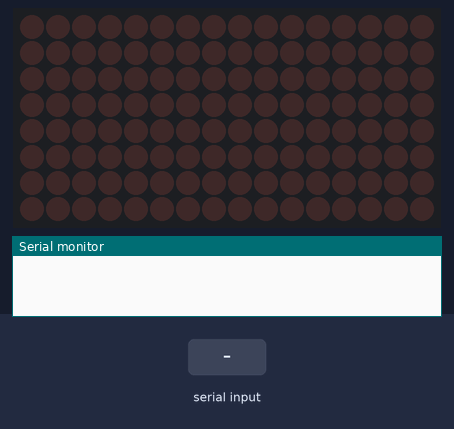
Bench run of a program on a simulated ATmega328P, built with avr-gcc and emulated at 16 MHz (the files do not name the chip). On the bench: 16×8 LED matrix, the last lines printed to the serial monitor. Wiring (inferred from the names in the program): 2 × MAX7219 LED driver (orientation assumed): data PB5; clock PB4; CS PB6. The inputs (shaded band) are chosen by the test bench.

Above: at 1.2 s.
1.3 s: "90,45\n" received over Serial
At 2.1 s:
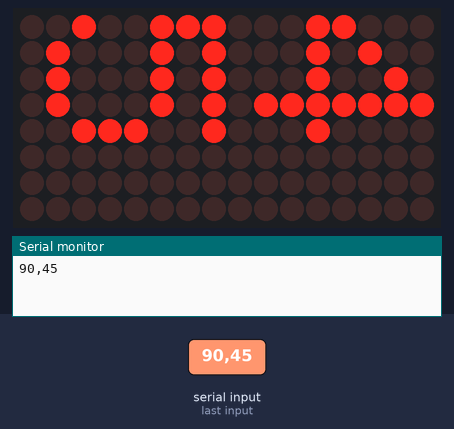
2.8 s: "30,150\n" received over Serial
At 3.3 s:
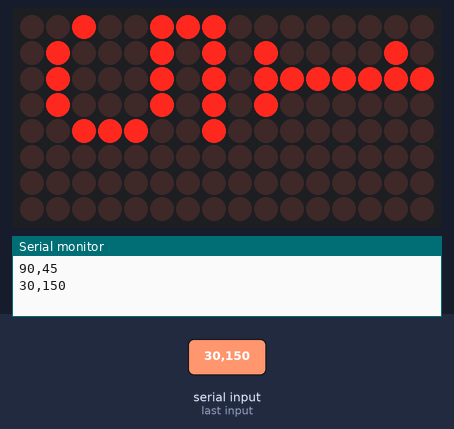
Timing chart, 0 to 5.8 s (numbered marks = the images above; inputs shaded):
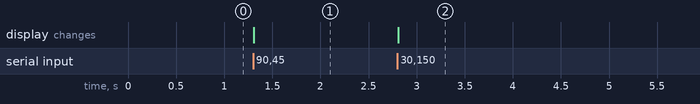

The program:

main.cpp
```cpp
#include <avr/io.h>
#include <util/delay.h>
#include <string.h>

#define F_CPU 16000000UL  // 16 MHz clock speed
#define BAUD 9600
#define MYUBRR F_CPU/16/BAUD-1
#define MAX_STR_LEN 80

// put function declarations here:

const int CLK = PB4; //Pin 10
const int DIN = PB5; //Pin 11
const int CS  = PB6; //Pin 12

// Character lookup table (example for 0-9 and A-Z)
const unsigned char charTable[36][8] = {
  {0x3E, 0x51, 0x49, 0x45, 0x3E, 0x00, 0x00, 0x00}, // 0
  {0x00, 0x42, 0x7F, 0x40, 0x00, 0x00, 0x00, 0x00}, // 1
  {0x62, 0x51, 0x49, 0x49, 0x46, 0x00, 0x00, 0x00}, // 2
  {0x22, 0x41, 0x49, 0x49, 0x36, 0x00, 0x00, 0x00}, // 3
  {0x18, 0x14, 0x12, 0x7F, 0x10, 0x00, 0x00, 0x00}, // 4
  {0x27, 0x45, 0x45, 0x45, 0x39, 0x00, 0x00, 0x00}, // 5
  {0x3C, 0x4A, 0x49, 0x49, 0x31, 0x00, 0x00, 0x00}, // 6
  {0x01, 0x71, 0x09, 0x05, 0x03, 0x00, 0x00, 0x00}, // 7
  {0x36, 0x49, 0x49, 0x49, 0x36, 0x00, 0x00, 0x00}, // 8
  {0x46, 0x49, 0x49, 0x29, 0x1E, 0x00, 0x00, 0x00}, // 9
  {0x7E, 0x09, 0x09, 0x09, 0x7E, 0x00, 0x00, 0x00}, // A
  {0x7F, 0x49, 0x49, 0x49, 0x36, 0x00, 0x00, 0x00}, // B
  {0x3E, 0x41, 0x41, 0x41, 0x22, 0x00, 0x00, 0x00}, // C
  {0x7F, 0x41, 0x41, 0x41, 0x3E, 0x00, 0x00, 0x00}, // D
  {0x7F, 0x49, 0x49, 0x49, 0x41, 0x00, 0x00, 0x00}, // E
  {0x7F, 0x09, 0x09, 0x09, 0x01, 0x00, 0x00, 0x00}, // F
  {0x3E, 0x41, 0x49, 0x49, 0x7A, 0x00, 0x00, 0x00}, // G
  {0x7F, 0x08, 0x08, 0x08, 0x7F, 0x00, 0x00, 0x00}, // H
  {0x00, 0x41, 0x7F, 0x41, 0x00, 0x00, 0x00, 0x00}, // I
  {0x20, 0x40, 0x41, 0x3F, 0x01, 0x00, 0x00, 0x00}, // J
  {0x7F, 0x08, 0x14, 0x22, 0x41, 0x00, 0x00, 0x00}, // K
  {0x7F, 0x40, 0x40, 0x40, 0x40, 0x00, 0x00, 0x00}, // L
  {0x7F, 0x02, 0x04, 0x02, 0x7F, 0x00, 0x00, 0x00}, // M
  {0x7F, 0x02, 0x04, 0x08, 0x7F, 0x00, 0x00, 0x00}, // N
  {0x3E, 0x41, 0x41, 0x41, 0x3E, 0x00, 0x00, 0x00}, // O
  {0x7F, 0x09, 0x09, 0x09, 0x06, 0x00, 0x00, 0x00}, // P
  {0x3E, 0x41, 0x51, 0x21, 0x5E, 0x00, 0x00, 0x00}, // Q
  {0x7F, 0x09, 0x19, 0x29, 0x46, 0x00, 0x00, 0x00}, // R
  {0x46, 0x49, 0x49, 0x49, 0x31, 0x00, 0x00, 0x00}, // S
  {0x01, 0x01, 0x7F, 0x01, 0x01, 0x00, 0x00, 0x00}, // T
  {0x3F, 0x40, 0x40, 0x40, 0x3F, 0x00, 0x00, 0x00}, // U
  {0x0F, 0x30, 0x40, 0x30, 0x0F, 0x00, 0x00, 0x00}, // V
  {0x7F, 0x20, 0x18, 0x20, 0x7F, 0x00, 0x00, 0x00}, // W
  {0x63, 0x14, 0x08, 0x14, 0x63, 0x00, 0x00, 0x00}, // X
  {0x07, 0x08, 0x70, 0x08, 0x07, 0x00, 0x00, 0x00}, // Y
  {0x61, 0x51, 0x49, 0x45, 0x43, 0x00, 0x00, 0x00}  // Z
};

void USART0_transmit(unsigned char data)
{
    while (!(UCSR0A & (1 << UDRE0))); // Wait for empty transmit buffer
    UDR0 = data;
}

// Function to send a byte to MAX7219
void WriteByte(unsigned char DATA)
{
  for (int i = 0; i < 8; i++)
  {
      PORTB &= ~(1 << CLK);  // Clear clock bit
      if (DATA & 0x80)        // Check MSB
      {
        PORTB |= (1 << DIN);  // Set DIN high
        //PORTB |= (0x0 << DIN);
      }
      else
      {
        PORTB &= ~(1 << DIN); // Set DIN low
      }
      DATA <<= 1;             // Shift left
      PORTB |= (1 << CLK);    // Set clock to load bit
  }
}


// Function to send address + data to MAX7219
void WriteData(unsigned char addr, unsigned char data1, unsigned char data2)
{
  PORTB &= ~(1 << CS);  // Clear CS (start communication)
  WriteByte(addr);      // Send address
  WriteByte(data1);      // Send data
  WriteByte(addr);      // Send address
  WriteByte(data2);      // Send data
  PORTB |= (1 << CS);   // Set CS (latch data)
}


// MAX7219 initialization
void InitMatrix() {
  WriteData(0x09, 0x00, 0x00);  // Decode mode: No decode
  WriteData(0x0A, 0x03, 0x03);  // Intensity: Medium
  WriteData(0x0B, 0x07, 0x07);  // Scan limit: Display all rows
  WriteData(0x0C, 0x01, 0x01);  // Shutdown: Normal operation
  WriteData(0x0F, 0x00, 0x00);  // Display test: Off
}

void USART0_init(unsigned int ubrr)
{
    UBRR0H = (unsigned char)(ubrr >> 8);
    UBRR0L = (unsigned char)ubrr;
    UCSR0B = (1 << RXEN0) | (1 << TXEN0);  // Enable receiver and transmitter
    UCSR0C = (1 << UCSZ01) | (1 << UCSZ00); // 8-bit data, 1 stop bit, no parity
}

unsigned char USART0_receive(void)
{
    while (!(UCSR0A & (1 << RXC0))); // Wait for data to be received
    return UDR0;
}

void Display_Character(unsigned char index1, unsigned char index2)
{
  //USART0_transmit(index);
  for (int i = 0; i < 8; i++)
  {
      WriteData(i + 1, charTable[index2][i],charTable[index1][i]);
      //USART0_transmit(charTable[index1][i]);
      //USART0_transmit(charTable[index][i]);
  }
}

int main(void) {
    DDRB |= (1 << DIN) | (1 << CS) | (1 << CLK);
    USART0_init(MYUBRR);
    InitMatrix();
    //USART0_sendString("USART Initialized. Enter text:\r\n");

    char receivedString[MAX_STR_LEN];
    int index = 0;

    while (1) {
        char receivedChar = USART0_receive();
        USART0_transmit(receivedChar);
         // Echo back

        if (receivedChar == '\n' || receivedChar == '\r' || index >= MAX_STR_LEN - 1)
        {
            receivedString[index] = '\0'; // Null-terminate the string
            for (uint8_t i = 0; i < index; i++)
            {
                //USART0_transmit(receivedString[i]);
                if(receivedString[i] != '\0' && receivedString[i+1] != '\0')
                {
                    Display_Character(receivedString[i], receivedString[i+1]);
                    _delay_ms(500); // Delay between characters
                }

            }
            index = 0; // Reset for next input
        }
        else
        {
            if(receivedChar >= '0' && receivedChar <= '9')
            {
                receivedString[index++] = receivedChar - '0';
            }
            else if (receivedChar >= 'A' && receivedChar <= 'Z')
            {
                receivedString[index++] = receivedChar - 55;
            }
            else if (receivedChar >= 'a' && receivedChar <= 'z')
            {
                receivedString[index++] = receivedChar - 87;
            }
            //receivedString[index++] = receivedChar;
        }
    }
}
```

Part1.cpp
```cpp
/*#include <avr/io.h>
#include <util/delay.h>
//#include <Arduino.h>

#define USART_BAUDRATE 57600
#define BAUD_PRESCALE F_CPU / (USART_BAUDRATE * 16UL) -1

// put function declarations here:

const int CLK = PB4; //Pin 10
const int DIN = PB5; //Pin 11
const int CS  = PB6; //Pin 12


#define F_CPU 16000000UL  // 16 MHz clock speed
#define BAUD 9600
#define MYUBRR F_CPU/16/BAUD-1
#define MAX_STR_LEN 80
void USART0_transmit(unsigned char data)
{
    while (!(UCSR0A & (1 << UDRE0))); // Wait for empty transmit buffer
    UDR0 = data;
}

void USART0_init(unsigned int ubrr)
{
    UBRR0H = (unsigned char)(ubrr >> 8);
    UBRR0L = (unsigned char)ubrr;
    UCSR0B = (1 << RXEN0) | (1 << TXEN0);  // Enable receiver and transmitter
    UCSR0C = (1 << UCSZ01) | (1 << UCSZ00); // 8-bit data, 1 stop bit, no parity
}

// Character lookup table (example for 0-9 and A-Z)
const unsigned char charTable[36][8] = {
  {0x3E, 0x51, 0x49, 0x45, 0x3E, 0x00, 0x00, 0x00}, // 0
  {0x00, 0x42, 0x7F, 0x40, 0x00, 0x00, 0x00, 0x00}, // 1
  {0x62, 0x51, 0x49, 0x49, 0x46, 0x00, 0x00, 0x00}, // 2
  {0x22, 0x41, 0x49, 0x49, 0x36, 0x00, 0x00, 0x00}, // 3
  {0x18, 0x14, 0x12, 0x7F, 0x10, 0x00, 0x00, 0x00}, // 4
  {0x27, 0x45, 0x45, 0x45, 0x39, 0x00, 0x00, 0x00}, // 5
  {0x3C, 0x4A, 0x49, 0x49, 0x31, 0x00, 0x00, 0x00}, // 6
  {0x01, 0x71, 0x09, 0x05, 0x03, 0x00, 0x00, 0x00}, // 7
  {0x36, 0x49, 0x49, 0x49, 0x36, 0x00, 0x00, 0x00}, // 8
  {0x46, 0x49, 0x49, 0x29, 0x1E, 0x00, 0x00, 0x00}, // 9
  {0x7E, 0x09, 0x09, 0x09, 0x7E, 0x00, 0x00, 0x00}, // A
  {0x7F, 0x49, 0x49, 0x49, 0x36, 0x00, 0x00, 0x00}, // B
  {0x3E, 0x41, 0x41, 0x41, 0x22, 0x00, 0x00, 0x00}, // C
  {0x7F, 0x41, 0x41, 0x41, 0x3E, 0x00, 0x00, 0x00}, // D
  {0x7F, 0x49, 0x49, 0x49, 0x41, 0x00, 0x00, 0x00}, // E
  {0x7F, 0x09, 0x09, 0x09, 0x01, 0x00, 0x00, 0x00}, // F
  {0x3E, 0x41, 0x49, 0x49, 0x7A, 0x00, 0x00, 0x00}, // G
  {0x7F, 0x08, 0x08, 0x08, 0x7F, 0x00, 0x00, 0x00}, // H
  {0x00, 0x41, 0x7F, 0x41, 0x00, 0x00, 0x00, 0x00}, // I
  {0x20, 0x40, 0x41, 0x3F, 0x01, 0x00, 0x00, 0x00}, // J
  {0x7F, 0x08, 0x14, 0x22, 0x41, 0x00, 0x00, 0x00}, // K
  {0x7F, 0x40, 0x40, 0x40, 0x40, 0x00, 0x00, 0x00}, // L
  {0x7F, 0x02, 0x04, 0x02, 0x7F, 0x00, 0x00, 0x00}, // M
  {0x7F, 0x02, 0x04, 0x08, 0x7F, 0x00, 0x00, 0x00}, // N
  {0x3E, 0x41, 0x41, 0x41, 0x3E, 0x00, 0x00, 0x00}, // O
  {0x7F, 0x09, 0x09, 0x09, 0x06, 0x00, 0x00, 0x00}, // P
  {0x3E, 0x41, 0x51, 0x21, 0x5E, 0x00, 0x00, 0x00}, // Q
  {0x7F, 0x09, 0x19, 0x29, 0x46, 0x00, 0x00, 0x00}, // R
  {0x46, 0x49, 0x49, 0x49, 0x31, 0x00, 0x00, 0x00}, // S
  {0x01, 0x01, 0x7F, 0x01, 0x01, 0x00, 0x00, 0x00}, // T
  {0x3F, 0x40, 0x40, 0x40, 0x3F, 0x00, 0x00, 0x00}, // U
  {0x0F, 0x30, 0x40, 0x30, 0x0F, 0x00, 0x00, 0x00}, // V
  {0x7F, 0x20, 0x18, 0x20, 0x7F, 0x00, 0x00, 0x00}, // W
  {0x63, 0x14, 0x08, 0x14, 0x63, 0x00, 0x00, 0x00}, // X
  {0x07, 0x08, 0x70, 0x08, 0x07, 0x00, 0x00, 0x00}, // Y
  {0x61, 0x51, 0x49, 0x45, 0x43, 0x00, 0x00, 0x00}  // Z
};


// Function to send a byte to MAX7219
void WriteByte(unsigned char DATA)
{
  for (int i = 0; i < 8; i++)
  {
      PORTB &= ~(1 << CLK);  // Clear clock bit
      if (DATA & 0x80)        // Check MSB
      {
        PORTB |= (1 << DIN);  // Set DIN high
      }
      else
      {
        PORTB &= ~(1 << DIN); // Set DIN low
      }
      DATA <<= 1;             // Shift left
      PORTB |= (1 << CLK);    // Set clock to load bit
  }
}


// Function to send address + data to MAX7219
void WriteData(unsigned char addr, unsigned char data)
{
  USART0_transmit(data);
  //Serial.println(addr);
  //USART0_Transmit(data - '0');
  PORTB &= ~(1 << CS);  // Clear CS (start communication)
  WriteByte(addr);      // Send address
  WriteByte(data);      // Send data
  PORTB |= (1 << CS);   // Set CS (latch data)
}


// MAX7219 initialization
void InitMatrix() {
  WriteData(0x09, 0x00);  // Decode mode: No decode
  WriteData(0x0A, 0x03);  // Intensity: Medium
  WriteData(0x0B, 0x07);  // Scan limit: Display all rows
  WriteData(0x0C, 0x01);  // Shutdown: Normal operation
  WriteData(0x0F, 0x00);  // Display test: Off
}

// Function to display a character on LED matrix
void Display_Character(unsigned char index)
{
  //USART0_Transmit(index);
  for (int i = 0; i < 8; i++) {
      WriteData(i + 1, charTable[index][i]);
      //USART0_Transmit(char(charTable[index][i]));
  }
}


int main()
{
    DDRB |= (1 << DIN) | (1 << CS) | (1 << CLK);
        InitMatrix();  // Initialize MAX7219 LED matrix

    while (1)
    {
        for(int i =0; i < 32; i++)
        {
          Display_Character(i);
          _delay_ms(500);
        }
    }

    return 0;
}*/
```

Part2_NI_.cpp
```cpp
/*#include <avr/io.h>
#include <util/delay.h>
#include <string.h>

#define F_CPU 16000000UL  // 16 MHz clock speed
#define BAUD 9600
#define MYUBRR F_CPU/16/BAUD-1
#define MAX_STR_LEN 80

// put function declarations here:

const int CLK = PB4; //Pin 10
const int DIN = PB5; //Pin 11
const int CS  = PB6; //Pin 12

// Character lookup table (example for 0-9 and A-Z)
const unsigned char charTable[36][8] = {
  {0x3E, 0x51, 0x49, 0x45, 0x3E, 0x00, 0x00, 0x00}, // 0
  {0x00, 0x42, 0x7F, 0x40, 0x00, 0x00, 0x00, 0x00}, // 1
  {0x62, 0x51, 0x49, 0x49, 0x46, 0x00, 0x00, 0x00}, // 2
  {0x22, 0x41, 0x49, 0x49, 0x36, 0x00, 0x00, 0x00}, // 3
  {0x18, 0x14, 0x12, 0x7F, 0x10, 0x00, 0x00, 0x00}, // 4
  {0x27, 0x45, 0x45, 0x45, 0x39, 0x00, 0x00, 0x00}, // 5
  {0x3C, 0x4A, 0x49, 0x49, 0x31, 0x00, 0x00, 0x00}, // 6
  {0x01, 0x71, 0x09, 0x05, 0x03, 0x00, 0x00, 0x00}, // 7
  {0x36, 0x49, 0x49, 0x49, 0x36, 0x00, 0x00, 0x00}, // 8
  {0x46, 0x49, 0x49, 0x29, 0x1E, 0x00, 0x00, 0x00}, // 9
  {0x7E, 0x09, 0x09, 0x09, 0x7E, 0x00, 0x00, 0x00}, // A
  {0x7F, 0x49, 0x49, 0x49, 0x36, 0x00, 0x00, 0x00}, // B
  {0x3E, 0x41, 0x41, 0x41, 0x22, 0x00, 0x00, 0x00}, // C
  {0x7F, 0x41, 0x41, 0x41, 0x3E, 0x00, 0x00, 0x00}, // D
  {0x7F, 0x49, 0x49, 0x49, 0x41, 0x00, 0x00, 0x00}, // E
  {0x7F, 0x09, 0x09, 0x09, 0x01, 0x00, 0x00, 0x00}, // F
  {0x3E, 0x41, 0x49, 0x49, 0x7A, 0x00, 0x00, 0x00}, // G
  {0x7F, 0x08, 0x08, 0x08, 0x7F, 0x00, 0x00, 0x00}, // H
  {0x00, 0x41, 0x7F, 0x41, 0x00, 0x00, 0x00, 0x00}, // I
  {0x20, 0x40, 0x41, 0x3F, 0x01, 0x00, 0x00, 0x00}, // J
  {0x7F, 0x08, 0x14, 0x22, 0x41, 0x00, 0x00, 0x00}, // K
  {0x7F, 0x40, 0x40, 0x40, 0x40, 0x00, 0x00, 0x00}, // L
  {0x7F, 0x02, 0x04, 0x02, 0x7F, 0x00, 0x00, 0x00}, // M
  {0x7F, 0x02, 0x04, 0x08, 0x7F, 0x00, 0x00, 0x00}, // N
  {0x3E, 0x41, 0x41, 0x41, 0x3E, 0x00, 0x00, 0x00}, // O
  {0x7F, 0x09, 0x09, 0x09, 0x06, 0x00, 0x00, 0x00}, // P
  {0x3E, 0x41, 0x51, 0x21, 0x5E, 0x00, 0x00, 0x00}, // Q
  {0x7F, 0x09, 0x19, 0x29, 0x46, 0x00, 0x00, 0x00}, // R
  {0x46, 0x49, 0x49, 0x49, 0x31, 0x00, 0x00, 0x00}, // S
  {0x01, 0x01, 0x7F, 0x01, 0x01, 0x00, 0x00, 0x00}, // T
  {0x3F, 0x40, 0x40, 0x40, 0x3F, 0x00, 0x00, 0x00}, // U
  {0x0F, 0x30, 0x40, 0x30, 0x0F, 0x00, 0x00, 0x00}, // V
  {0x7F, 0x20, 0x18, 0x20, 0x7F, 0x00, 0x00, 0x00}, // W
  {0x63, 0x14, 0x08, 0x14, 0x63, 0x00, 0x00, 0x00}, // X
  {0x07, 0x08, 0x70, 0x08, 0x07, 0x00, 0x00, 0x00}, // Y
  {0x61, 0x51, 0x49, 0x45, 0x43, 0x00, 0x00, 0x00}  // Z
};

void USART0_transmit(unsigned char data)
{
    while (!(UCSR0A & (1 << UDRE0))); // Wait for empty transmit buffer
    UDR0 = data;
}

// Function to send a byte to MAX7219
void WriteByte(unsigned char DATA)
{
  for (int i = 0; i < 8; i++)
  {
      PORTB &= ~(1 << CLK);  // Clear clock bit
      if (DATA & 0x80)        // Check MSB
      {
        PORTB |= (1 << DIN);  // Set DIN high
      }
      else
      {
        PORTB &= ~(1 << DIN); // Set DIN low
      }
      DATA <<= 1;             // Shift left
      PORTB |= (1 << CLK);    // Set clock to load bit
  }
}


// Function to send address + data to MAX7219
void WriteData(unsigned char addr, unsigned char data)
{
  //Serial.println(addr);
  //USART0_transmit(data);
  PORTB &= ~(1 << CS);  // Clear CS (start communication)
  WriteByte(addr);      // Send address
  WriteByte(data);      // Send data
  PORTB |= (1 << CS);   // Set CS (latch data)
}


// MAX7219 initialization
void InitMatrix() {
  WriteData(0x09, 0x00);  // Decode mode: No decode
  WriteData(0x0A, 0x03);  // Intensity: Medium
  WriteData(0x0B, 0x07);  // Scan limit: Display all rows
  WriteData(0x0C, 0x01);  // Shutdown: Normal operation
  WriteData(0x0F, 0x00);  // Display test: Off
}

void USART0_init(unsigned int ubrr)
{
    UBRR0H = (unsigned char)(ubrr >> 8);
    UBRR0L = (unsigned char)ubrr;
    UCSR0B = (1 << RXEN0) | (1 << TXEN0);  // Enable receiver and transmitter
    UCSR0C = (1 << UCSZ01) | (1 << UCSZ00); // 8-bit data, 1 stop bit, no parity
}

unsigned char USART0_receive(void)
{
    while (!(UCSR0A & (1 << RXC0))); // Wait for data to be received
    return UDR0;
}

void Display_Character(unsigned char index)
{
  //USART0_transmit(index);
  for (int i = 0; i < 8; i++)
  {
      WriteData(i + 1, charTable[index][i]);
      //USART0_transmit(charTable[index][i]);
  }
}

int main(void) {
    DDRB |= (1 << DIN) | (1 << CS) | (1 << CLK);
    USART0_init(MYUBRR);
    InitMatrix();
    //USART0_sendString("USART Initialized. Enter text:\r\n");

    char receivedString[MAX_STR_LEN];
    int index = 0;

    while (1) {
        char receivedChar = USART0_receive();
        //USART0_transmit(receivedChar);
         // Echo back

        if (receivedChar == '\n' || receivedChar == '\r' || index >= MAX_STR_LEN - 1)
        {
            receivedString[index] = '\0'; // Null-terminate the string
            for (uint8_t i = 0; i < index; i++) {

                Display_Character(int(receivedString[i]));
                USART0_transmit(receivedString[i]);
                _delay_ms(500); // Delay between characters
            }
            index = 0; // Reset for next input
        }
        else
        {
            if(receivedChar >= '0' && receivedChar <= '9')
            {
                receivedString[index++] = receivedChar - '0';
            }
            else if (receivedChar >= 'A' && receivedChar <= 'Z')
            {
                receivedString[index++] = receivedChar - 55;
            }
            else if (receivedChar >= 'a' && receivedChar <= 'z')
            {
                receivedString[index++] = receivedChar - 87;
            }
            //receivedString[index++] = receivedChar;
        }
    }
}*/
```

Measured:
- after the input at 1.3 s, the display: changes at once (image 1)
- after the input at 2.8 s, the display: changes at once (image 2)
